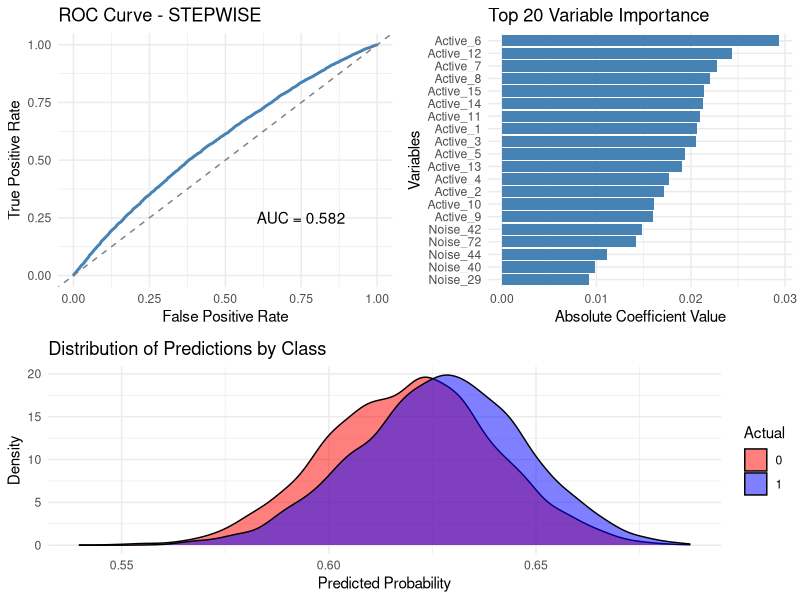
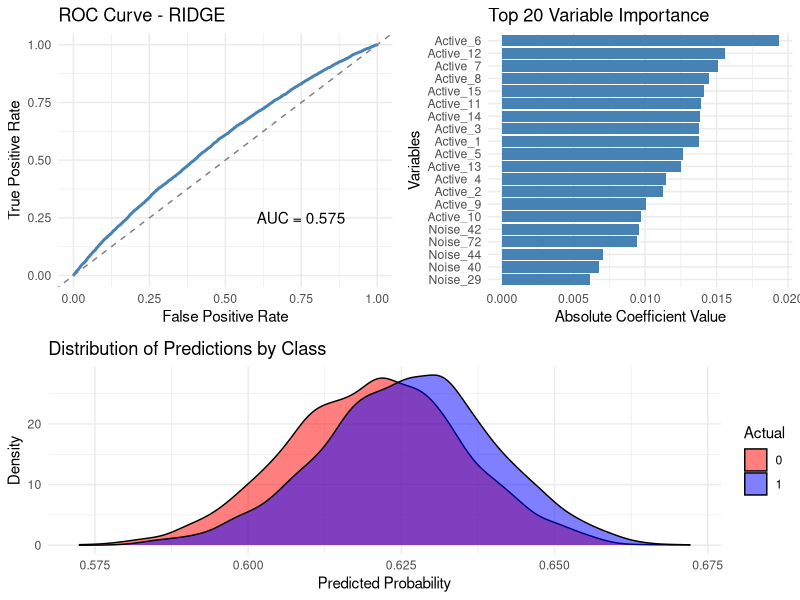
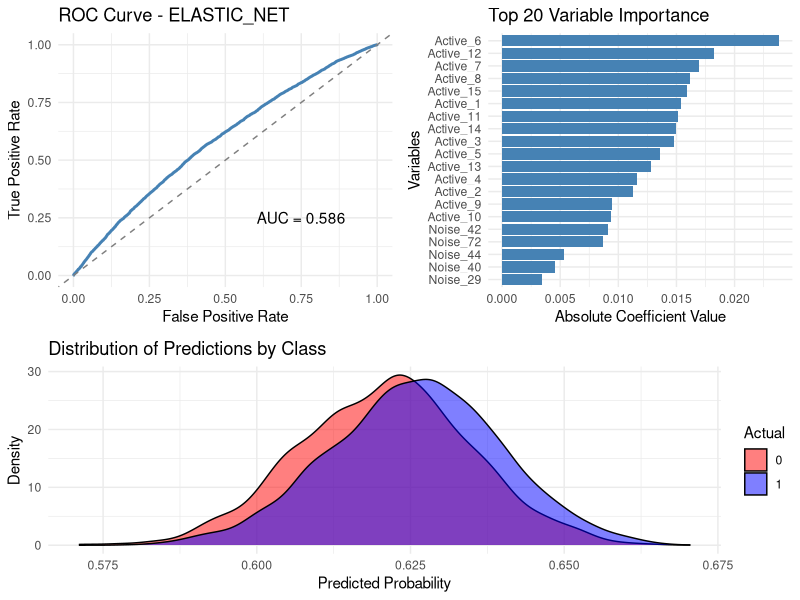

Source code (R) for these figures, in order:
# Required packages
library(glmnet)    # For regularization methods
library(pROC)      # For ROC curve analysis
library(caret)     # For data splitting
library(dplyr)     # For data manipulation
library(ggplot2)   # For visualization
library(gridExtra) # For plot arrangement
library(MASS)      # For stepwise regression

# Function to generate synthetic wave dataset 
generate_wave_data <- function(n_samples = 33334, n_active = 21, n_noise = 100) {
  # Generate active variables based on wave patterns
  X_active <- matrix(rnorm(n_samples * n_active), nrow = n_samples)
  
  # Generate noise variables
  X_noise <- matrix(rnorm(n_samples * n_noise), nrow = n_samples)
  
  # Combine active and noise variables
  X <- cbind(X_active, X_noise)
  colnames(X) <- c(paste0("Active_", 1:n_active), paste0("Noise_", 1:n_noise))
  
  # Generate binary response (simplified version)
  prob <- plogis(rowSums(X_active[, 1:15] * rnorm(15)))
  y <- rbinom(n_samples, 1, prob)
  
  # Return data frame
  data.frame(X, y = y)  # Note: not converting to factor for linear regression
}

# Function to perform linear regression with different variable selection methods
train_linear_classifier <- function(X_train, y_train, X_test, y_test, method = "stepwise") {
  # Prepare data
  train_data <- data.frame(X_train, y = y_train)
  
  # Train model based on selected method
  if(method == "stepwise") {
    # Stepwise regression using AIC
    full_model <- lm(y ~ ., data = train_data)
    null_model <- lm(y ~ 1, data = train_data)
    step_model <- stepAIC(null_model, 
                          scope = list(lower = null_model, upper = full_model),
                          direction = "both",
                          trace = 0)
    final_model <- step_model
    
    # Get selected variables
    selected_vars <- names(coef(final_model))[-1]  # Remove intercept
    
  } else if(method == "ridge") {
    # Ridge regression
    x_matrix <- as.matrix(X_train)
    cv_fit <- cv.glmnet(x_matrix, y_train, alpha = 0)
    final_model <- glmnet(x_matrix, y_train, alpha = 0, lambda = cv_fit$lambda.min)
    selected_vars <- rownames(coef(final_model))[which(abs(coef(final_model)) > 1e-5)][-1]
    
  } else if(method == "elastic_net") {
    # Elastic Net (alpha = 0.5)
    x_matrix <- as.matrix(X_train)
    cv_fit <- cv.glmnet(x_matrix, y_train, alpha = 0.5)
    final_model <- glmnet(x_matrix, y_train, alpha = 0.5, lambda = cv_fit$lambda.min)
    selected_vars <- rownames(coef(final_model))[which(abs(coef(final_model)) > 1e-5)][-1]
  }
  
  # Make predictions
  if(method == "stepwise") {
    pred_train <- predict(final_model)
    pred_test <- predict(final_model, newdata = data.frame(X_test))
  } else {
    pred_train <- predict(final_model, newx = as.matrix(X_train))
    pred_test <- predict(final_model, newx = as.matrix(X_test))
  }
  
  # Convert predictions to probabilities using sigmoid function
  pred_prob_train <- 1/(1 + exp(-pred_train))
  pred_prob_test <- 1/(1 + exp(-pred_test))
  
  # Calculate performance metrics
  pred_class_test <- ifelse(pred_prob_test > 0.5, 1, 0)
  roc_obj <- roc(y_test, as.vector(pred_prob_test))
  auc_value <- auc(roc_obj)
  accuracy <- mean(pred_class_test == y_test)
  
  # Return results
  list(
    model = final_model,
    method = method,
    accuracy = accuracy,
    auc = auc_value,
    selected_variables = selected_vars,
    predictions_train = pred_prob_train,
    predictions_test = pred_prob_test,
    roc_obj = roc_obj
  )
}

# Function to create visualization plots
create_analysis_plots <- function(results, X_train, y_train) {
  # ROC Curve Plot
  roc_plot <- ggplot(data = data.frame(
    FPR = rev(results$roc_obj$specificities),
    TPR = rev(results$roc_obj$sensitivities)
  )) +
    geom_line(aes(x = 1 - FPR, y = TPR), color = "steelblue", size = 1) +
    geom_abline(slope = 1, intercept = 0, linetype = "dashed", color = "gray50") +
    labs(
      title = paste("ROC Curve -", toupper(results$method)),
      x = "False Positive Rate",
      y = "True Positive Rate"
    ) +
    annotate("text", x = 0.75, y = 0.25,
             label = paste("AUC =", round(results$auc, 3))) +
    theme_minimal()
  
  # Classification Distribution Plot
  pred_dist <- data.frame(
    Prediction = as.vector(results$predictions_train),
    Actual = as.factor(y_train)
  )
  
  dist_plot <- ggplot(pred_dist, aes(x = Prediction, fill = Actual)) +
    geom_density(alpha = 0.5) +
    labs(
      title = "Distribution of Predictions by Class",
      x = "Predicted Probability",
      y = "Density"
    ) +
    scale_fill_manual(values = c("red", "blue")) +
    theme_minimal()
  
  # Variable Selection Plot
  if(results$method == "stepwise") {
    var_importance <- data.frame(
      Variable = names(coef(results$model))[-1],
      Coefficient = abs(coef(results$model)[-1])
    )
  } else {
    var_importance <- data.frame(
      Variable = rownames(coef(results$model))[-1],
      Coefficient = abs(as.vector(coef(results$model))[-1])
    )
  }
  
  var_imp_plot <- var_importance %>%
    arrange(desc(Coefficient)) %>%
    head(20) %>%
    ggplot(aes(x = reorder(Variable, Coefficient), y = Coefficient)) +
    geom_bar(stat = "identity", fill = "steelblue") +
    coord_flip() +
    labs(
      title = "Top 20 Variable Importance",
      x = "Variables",
      y = "Absolute Coefficient Value"
    ) +
    theme_minimal()
  
  # Arrange plots
  grid.arrange(roc_plot, var_imp_plot, dist_plot, 
               layout_matrix = rbind(c(1,2), c(3,3)),
               heights = c(1, 0.8))
}

# Main analysis function
analyze_wave_dataset <- function(n_train = 10000, method = "stepwise") {
  # Generate data
  set.seed(123)
  full_data <- generate_wave_data()
  
  # Split into training and testing
  train_indices <- sample(1:nrow(full_data), n_train)
  train_data <- full_data[train_indices, ]
  test_data <- full_data[-train_indices, ]
  
  # Separate features and response
  X_train <- train_data[, !names(train_data) %in% "y"]
  y_train <- train_data$y
  X_test <- test_data[, !names(test_data) %in% "y"]
  y_test <- test_data$y
  
  # Train model and get results
  results <- train_linear_classifier(X_train, y_train, X_test, y_test, method)
  
  # Print summary
  cat("\nAnalysis Results (", toupper(method), "):\n", sep="")
  cat("----------------\n")
  cat("Number of selected variables:", length(results$selected_variables), "\n")
  cat("Classification accuracy:", round(results$accuracy, 4), "\n")
  cat("Area under ROC curve:", round(results$auc, 4), "\n")
  cat("\nSelected variables:\n")
  print(results$selected_variables)
  
  # Create and display visualizations
  create_analysis_plots(results, X_train, y_train)
  
  return(results)
}

# Compare different methods
methods <- c("stepwise", "ridge", "elastic_net")
results_list <- lapply(methods, function(m) {
  cat("\nRunning analysis with", m, "regression...\n")
  analyze_wave_dataset(method = m)
})

# Name the results
names(results_list) <- methods